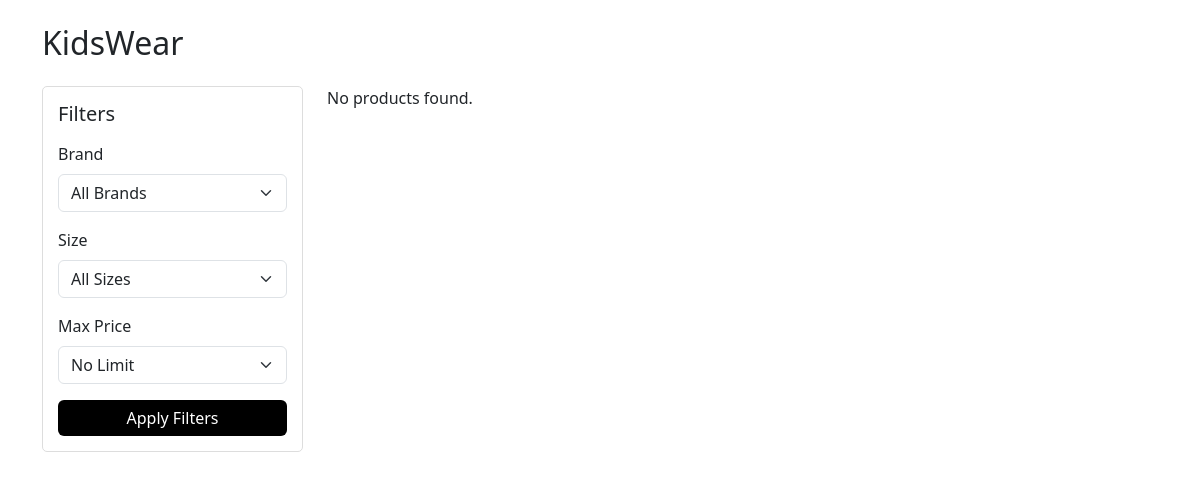
The page /category/kids-wear/ on the database as committed earlier.
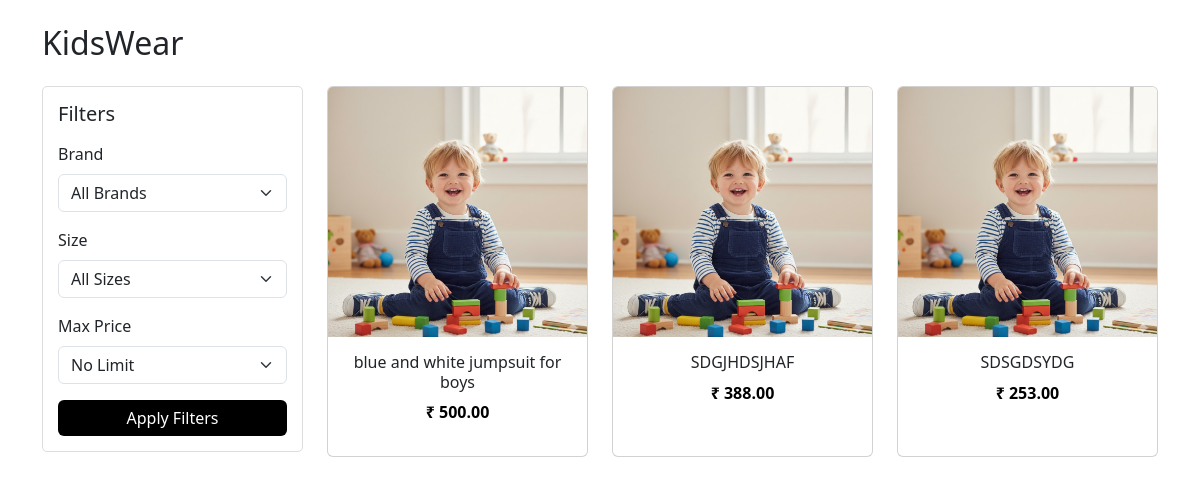
The same page on the database as committed later.
### products/models.py (models this page shows, shortened)
class Product(models.Model):
    category = models.ForeignKey(Category, on_delete=models.CASCADE)
    brand = models.ForeignKey(
        Brand,
        on_delete=models.SET_NULL,
        null=True,
        blank=True
    )
    name = models.CharField(max_length=200)
    description = models.TextField(blank=True)
    price = models.DecimalField(max_digits=10, decimal_places=2)
    image = models.ImageField(upload_to='products/')
    stock = models.PositiveIntegerField()
    sizes = models.ManyToManyField(Size, blank=True)
    is_available = models.BooleanField(default=True)

### products/views.py (the view)
# urls.py: path('category/<slug:slug>/', views.category_products, name='category_products'),
def category_products(request, slug):
    category = get_object_or_404(Category, slug=slug)
    products = Product.objects.filter(category=category, is_available=True)
    brand = request.GET.get('brand')
    size = request.GET.get('size')
    price = request.GET.get('price')
    if brand:
        products = products.filter(brand__slug=brand)
    if size:
        products = products.filter(sizes__id=size)
    if price:
        products = products.filter(price__lte=price)
    context = {
        'category': category,
        'products': products,
        'brands': Brand.objects.all(),
        'sizes': Size.objects.all(),
    }
    return render(request, 'products/product_list.html', context)

### products/models.py (called while the page is built)
    def __str__(self):
        if self.category_type == 'kids':
            return f"{self.label} - {self.age_group}"
        return f"{self.label} ({self.category_type})"

### templates/products/product_list.html (shortened to what this page needs)
{% load static %}
<!DOCTYPE html>
<html lang="en">
<head>
    <link rel="stylesheet"
          href="https://cdn.jsdelivr.net/npm/bootstrap@5.3.2/dist/css/bootstrap.min.css">
    <link rel="stylesheet" href="{% static 'css/style.css' %}">
</head>
<body>
<div class="container mt-4">
    <h2 class="mb-4">{{ category.name }}</h2>
    <div class="row">
        <div class="col-md-3 mb-4">
            <div class="filter-box">
                <form method="get">
                    <h5 class="mb-3">Filters</h5>
                    <label class="form-label">Brand</label>
                    <select name="brand" class="form-select mb-3">
                        <option value="">All Brands</option>
                    </select>
                    <label class="form-label">Size</label>
                    <select name="size" class="form-select mb-3">
                        <option value="">All Sizes</option>
                    </select>
                    <label class="form-label">Max Price</label>
                    <select name="price" class="form-select mb-3">
                        <option value="">No Limit</option>
                    </select>
                    <button class="btn btn-dark w-100">
                        Apply Filters
                    </button>
                </form>
            </div>
        </div>
        <div class="col-md-9">
            <div class="row">
                {% for product in products %}
                    <div class="col-md-4 col-sm-6 mb-4">
                        <div class="card product-card h-100">
                            <a href="{% url 'products:product_detail' product.id %}">
                                <img src="{{ product.image.url }}"
                                     class="card-img-top"
                                     alt="{{ product.name }}">
                            </a>
                            <div class="card-body text-center">
                                <h6 class="card-title">
                                    {{ product.name }}
                                </h6>
                                <p class="price">
                                    ₹ {{ product.price }}
                                </p>
                            </div>
                        </div>
                    </div>
                {% empty %}
                    <p>No products found.</p>
                {% endfor %}
            </div>
        </div>
    </div>
</div>
</body>
</html>

Rows that differ between the two databases and show on the page:
added Product: image (picture), name "blue and white jumpsuit for boys", price "500.00"
added Product: image (picture), name "SDGJHDSJHAF", price "388.00"
added Product: image (picture), name "SDSGDSYDG", price "253.00"
Other text that changed with them:
text no longer shown: "No products found."
